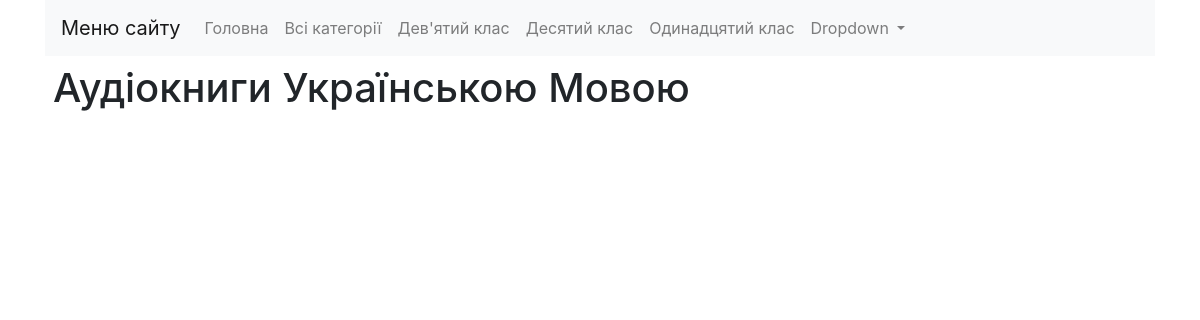
The page /Zemlia--Olha-Kobylianska on the database its author committed.
### audiobooks/models.py (models this page shows, shortened)
class Category(models.Model):
    title = models.CharField(max_length=30)
    slug = models.SlugField(default='', editable=True, max_length=100, null=False, blank=True)
    class Meta:
        verbose_name_plural = "categories"
        ordering = ['title']

### audiobooks/views.py (the view)
# urls.py: path('<slug:slug>', singleAudiobook, name='singleAudiobook'),
def singleAudiobook(request, slug):
    context = {
        'Audiobook': Audiobook.objects.filter(slug=slug),
        'Category': Category.objects.all()
    }
    return render(request, 'singleAudiobook.html', context)

### templates/singleAudiobook.html (shortened to what this page needs)
{% extends "_base.html" %}

### templates/_base.html (shortened to what this page needs)
{% load static %}
<!DOCTYPE html>
<html lang="en">
<head>
    <link rel="stylesheet" href="https://cdn.jsdelivr.net/npm/bootstrap@4.6.0/dist/css/bootstrap.min.css"
>
    <link rel="stylesheet" href="{% static 'css/style.css' %}">
</head>
<body>
    <div class="container">
    <div class="mycontainer">
        <nav class="navbar navbar-expand-lg navbar-light bg-light">
            <a class="navbar-brand" href="{% url 'allSeries' %}">Меню сайту</a>
            <div class="collapse navbar-collapse" id="navbarSupportedContent">
                <ul class="navbar-nav mr-auto">
                    <li class="nav-item">
                        <a class="nav-link" href="{% url 'allSeries' %}">Головна</a>
                    </li>
                    <li class="nav-item">
                        <a class="nav-link" href="{% url 'allCategories' %}">Всі категорії</a>
                    </li>
                        {% for item in Category %}
							<li class="nav-item">
							  <a class="nav-link" href="{% url 'audiobooks-categoryOne' item.slug %}">{{ item.title }}</a>
                            </li>
						{% endfor %}
                    <li class="nav-item dropdown">
                        <a class="nav-link dropdown-toggle" href="#" id="navbarDropdown" role="button" data-toggle="dropdown"
                            aria-haspopup="true" aria-expanded="false">
                            Dropdown
                        </a>
                    </li>
                </ul>
            </div>
        </nav>
            <div class="row">
                <div class="col">
                    <div class="mybox1">
                        <h1 class="p-2 m-0">Аудіокниги Українською Мовою</h1>
                    </div>
                </div>
            </div>
    </div>
    </div>
</body>
</html>

### rows shown on the page
Category: title "Дев'ятий клас"
Category: title "Десятий клас"
Category: title "Одинадцятий клас"
